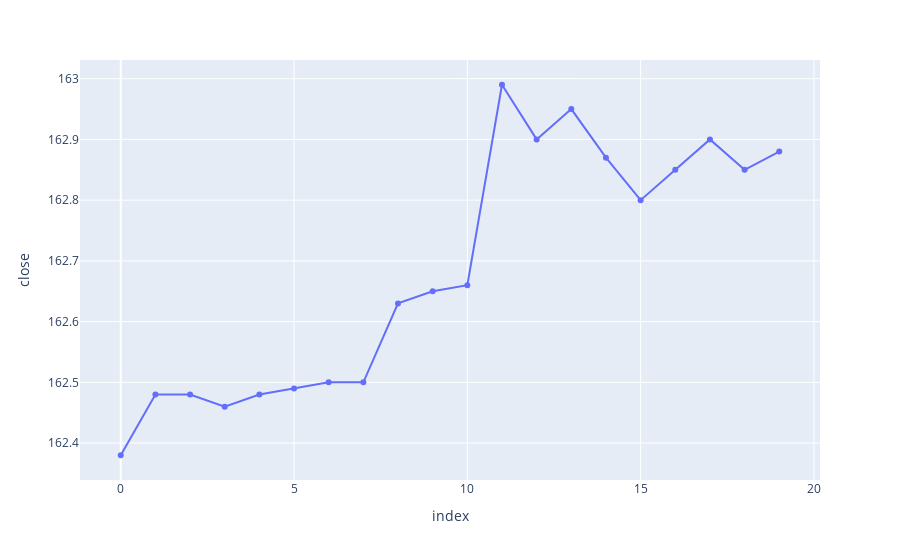

Write notebook code for a chart like this one.
### Code cell
fig = px.line(
    test_df, x=test_df.index, y="close", hover_data=["rsi", "bb", "actions", "rewards"]
)
fig.update_traces(mode="markers+lines")

fig.show()

### Figure 1 — Plotly figure (JSON) as saved in the notebook; plotly's stock layout.template omitted (floating-point values rounded to 4 significant figures)
{"data": [{"customdata": [[42.47, -0.4507, -0.4833, 2.833], [53.95, 0.9793, -0.8461, 0], [53.33, 1.005, 1, -1.23], [63.49, 0.6597, 1, 1.23], [59.65, 0.85, 0.4691, 0.6163], [48.89, 0.8663, 0.309, 0.6149], [51.11, 0.8625, 1, 0], [82.14, 0.8625, -0.4413, 4.47], [87.18, 2.083, -0.02822, 0.6681], [85.29, 1.873, 1, 0.6152], [93.75, 1.666, 1, 20.29], [96.36, 2.698, 0.6554, -5.523], [82.81, 1.687, 0.6642, 3.069], [86.57, 1.56, -0.2707, -3.581], [76.71, 0.9766, 0.4127, -3.614], [69.62, 0.5112, -1, 0], [71.08, 0.642, 0.3564, 1.093], [72.73, 0.7773, -0.5406, -0.5022], [63.75, 0.3598, -1, 0], [64.2, 0.4397, 0.9107, 2.795]], "hovertemplate": "index=%{x}<br>close=%{y}<br>rsi=%{customdata[0]}<br>bb=%{customdata[1]}<br>actions=%{customdata[2]}<br>rewards=%{customdata[3]}<extra></extra>", "legendgroup": "", "line": {"color": "#636efa", "dash": "solid"}, "marker": {"symbol": "circle"}, "mode": "markers+lines", "name": "", "orientation": "v", "showlegend": false, "type": "scatter", "x": [0, 1, 2, 3, 4, 5, 6, 7, 8, 9, 10, 11, 12, 13, 14, 15, 16, 17, 18, 19], "xaxis": "x", "y": [162.4, 162.5, 162.5, 162.5, 162.5, 162.5, 162.5, 162.5, 162.6, 162.7, 162.7, 163.0, 162.9, 162.9, 162.9, 162.8, 162.8, 162.9, 162.8, 162.9], "yaxis": "y"}], "layout": {"legend": {"tracegroupgap": 0}, "margin": {"t": 60}, "xaxis": {"anchor": "y", "domain": [0, 1], "title": {"text": "index"}}, "yaxis": {"anchor": "x", "domain": [0, 1], "title": {"text": "close"}}}}
